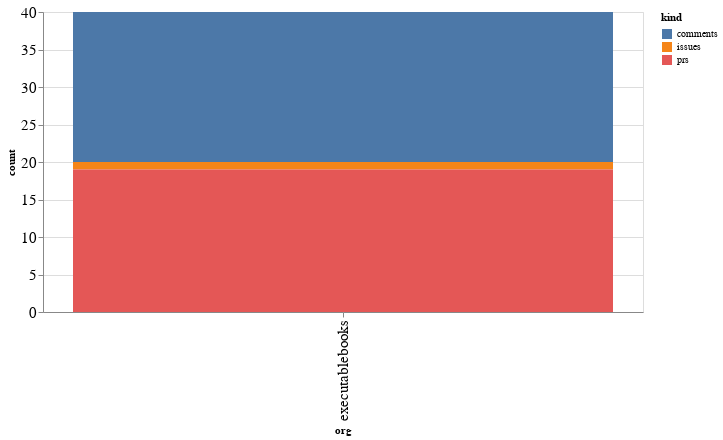

The notebook cell this image was saved under:
### Code cell
alt.Chart(org_summaries, width=600).mark_bar().encode(
    x='org',
    y='count',
    color='kind',
    tooltip="org"
)

### Figure 1 — Vega-Lite specification as saved in the notebook (floating-point values rounded to 4 significant figures)
{"config": {"axisLeft": {"labelFontSize": 15}, "axisBottom": {"labelFontSize": 15}}, "data": {"name": "data-b9033bfab06ae8690e2404d7133aeb09"}, "mark": "bar", "encoding": {"color": {"type": "nominal", "field": "kind"}, "tooltip": {"type": "nominal", "field": "org"}, "x": {"type": "nominal", "field": "org"}, "y": {"type": "quantitative", "field": "count"}}, "width": 600, "$schema": "https://vega.github.io/schema/vega-lite/v4.8.1.json", "datasets": {"data-b9033bfab06ae8690e2404d7133aeb09": [{"org": "executablebooks", "kind": "comments", "count": 20}, {"org": "executablebooks", "kind": "issues", "count": 1}, {"org": "executablebooks", "kind": "prs", "count": 19}]}}
